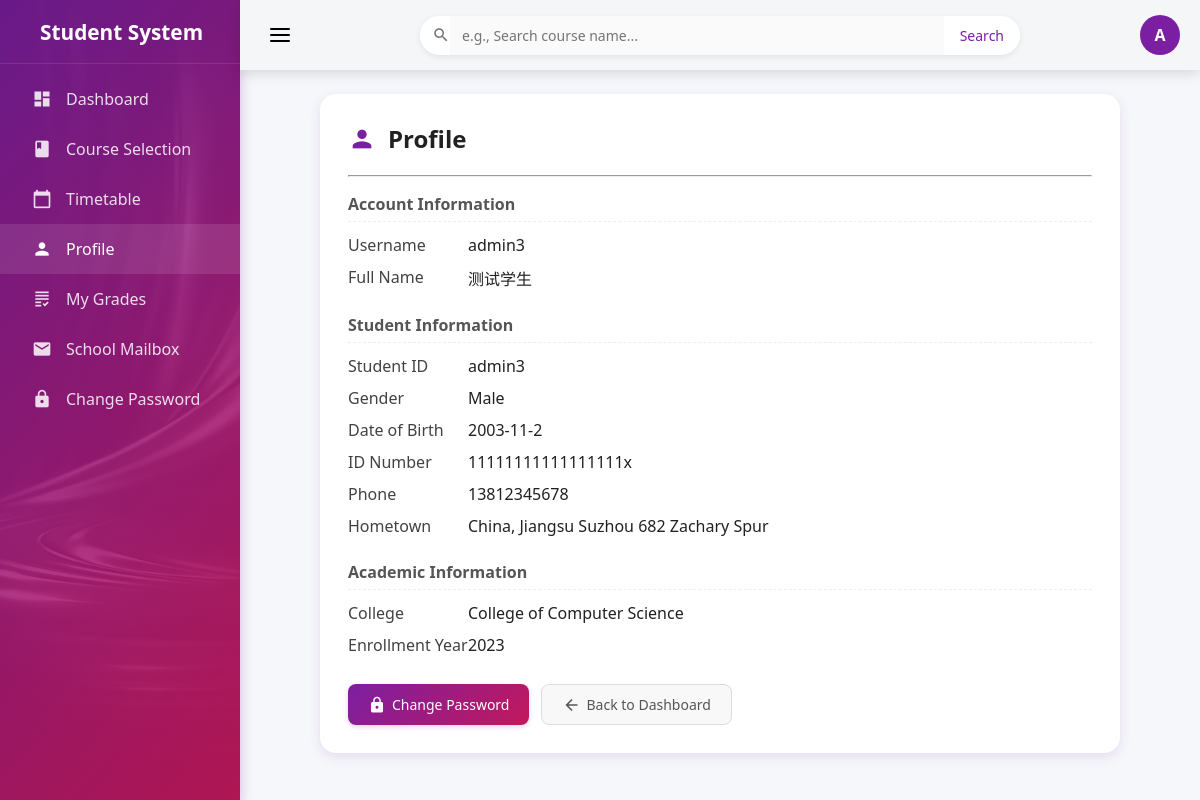
Screenshot of /profile (signed in) with the database file from the repository.
### tables this page shows
CREATE TABLE "student" (
	"student_id"	VARCHAR(20),
	"name"	VARCHAR(50) NOT NULL,
	"gender"	CHAR(1),
	"birth_date"	DATE,
	"phone"	VARCHAR(20),
	"hometown"	VARCHAR(50),
	"college_id"	VARCHAR(20),
	"id_card"	CHAR(18) NOT NULL UNIQUE,
	"enrollment_year"	INT,
	PRIMARY KEY("student_id"),
	FOREIGN KEY("college_id") REFERENCES "college"("college_id")
);

CREATE TABLE "college" (
	"college_id"	VARCHAR(20),
	"college_name"	VARCHAR(50) NOT NULL,
	"address"	TEXT,
	"phone"	VARCHAR(20),
	PRIMARY KEY("college_id"),
	UNIQUE("college_name")
);

### app/main.py (the view, shortened to what this page needs)
@main_bp.route('/profile')
def profile():
    if 'username' not in session:
        return redirect(url_for('auth.login'))
    username = session['username']
    role = session.get('role', 'student')
    conn = get_db_connection()
    user_info = {'role': role, 'username': username}
    if role == 'student':
        data = conn.execute("""
            SELECT s.student_id, s.name, s.gender, s.birth_date, s.phone,
                   s.hometown, s.id_card, c.college_name, s.enrollment_year
            FROM student s
            JOIN college c ON s.college_id = c.college_id
            WHERE s.student_id = (SELECT user_id FROM account WHERE username = ?)
        """, (username,)).fetchone()
        if data:
            user_info.update(dict(data))
    conn.close()
    conn.close()
    template = ''
    if role == 'student':
        template = 'student/profile.html'
    elif role == 'teacher':
        template = 'teacher/profile.html'
    else:  # 默认是管理员或其他角色
        template = 'admin/profile.html'
    return render_template(template, user=user_info)

### app/db.py (called while the page is built)
def get_db_connection():
    if 'db' not in g:
        g.db = sqlite3.connect(
            DATABASE,
            timeout=20.0,
            check_same_thread=False
        )
        g.db.row_factory = sqlite3.Row
        g.db.execute('PRAGMA foreign_keys = ON;')
    return g.db

### templates/student/profile.html (shortened to what this page needs)
{% extends "student/student_base.html" %}
{% block content %}
<div class="profile-card">
  <div class="profile-header">
    <i class="material-icons">person</i>
    <h2>Profile</h2>
  </div>
  <hr style="margin: 16px 0; border-color: #eee;">
  {% if user.role == 'admin' %}
    <div class="field-group">
      <div class="field-row">
        <span class="field-label">Username</span>
        <span class="field-value">{{ user.username }}</span>
      </div>
      <div class="field-row">
        <span class="field-label">Role</span>
        <span class="field-value">System Administrator</span>
      </div>
    </div>
    <p class="info-note">
      <i class="material-icons" style="font-size:16px;">info</i>
      Administrators do not need to maintain personal profiles.
    </p>
  {% elif user.role == 'student' %}
    <div class="field-group">
      <h3>Account Information</h3>
      <div class="field-row">
        <span class="field-label">Username</span>
        <span class="field-value">{{ user.username }}</span>
      </div>
      <div class="field-row">
        <span class="field-label">Full Name</span>
        <span class="field-value {% if not user.name %}empty{% endif %}">{{ user.name or 'Not filled' }}</span>
      </div>
    </div>
    <div class="field-group">
      <h3>Student Information</h3>
      <div class="field-row">
        <span class="field-label">Student ID</span>
        <span class="field-value {% if not user.student_id %}empty{% endif %}">{{ user.student_id or '—' }}</span>
      </div>
      <div class="field-row">
        <span class="field-label">Gender</span>
        <span class="field-value">
          {% if user.gender == 'M' %}Male
          {% elif user.gender == 'F' %}Female
          {% else %}<span class="empty">Unknown</span>{% endif %}
        </span>
      </div>
      <div class="field-row">
        <span class="field-label">Date of Birth</span>
        <span class="field-value {% if not user.birth_date %}empty{% endif %}">{{ user.birth_date or '—' }}</span>
      </div>
      <div class="field-row">
        <span class="field-label">ID Number</span>
        <span class="field-value {% if not user.id_card %}empty{% endif %}">{{ user.id_card or '—' }}</span>
      </div>
      <div class="field-row">
        <span class="field-label">Phone</span>
        <span class="field-value {% if not user.phone %}empty{% endif %}">{{ user.phone or '—' }}</span>
      </div>
      <div class="field-row">
        <span class="field-label">Hometown</span>
        <span class="field-value {% if not user.hometown %}empty{% endif %}">{{ user.hometown or '—' }}</span>
      </div>
    </div>
    <div class="field-group">
      <h3>Academic Information</h3>
      <div class="field-row">
        <span class="field-label">College</span>
        <span class="field-value {% if not user.college_name %}empty{% endif %}">{{ user.college_name or '—' }}</span>
      </div>
      <div class="field-row">
        <span class="field-label">Enrollment Year</span>
        <span class="field-value {% if not user.enrollment_year %}empty{% endif %}">{{ user.enrollment_year or '—' }}</span>
      </div>
    </div>
  {% endif %}
  <div class="action-buttons">
    <a href="{{ url_for('auth.change_password') }}" class="btn btn-primary">
      <i class="material-icons" style="font-size: 18px;">lock</i>
      Change Password
    </a>
    <a href="{{ url_for('main.dashboard') }}" class="btn btn-secondary">
      <i class="material-icons" style="font-size: 18px;">arrow_back</i>
      Back to Dashboard
    </a>
  </div>
</div>
{% endblock %}

### templates/student/profile.html (style rules this page uses)
.profile-card { background: white; border-radius: 16px; box-shadow: 0 4px 12px rgba(123, 31, 162, 0.12); padding: 28px; max-width: 800px; margin: 0 auto; }
.profile-header { display: flex; align-items: center; gap: 12px; margin-bottom: 20px; }
.profile-header i { font-size: 28px; color: #7b1fa2; }
.profile-header h2 { font-size: 24px; font-weight: 600; color: #212121; }
.field-group { margin-bottom: 24px; }
.field-group h3 { font-size: 16px; color: #555; margin-bottom: 12px; padding-bottom: 6px; border-bottom: 1px dashed #eee; }
.field-row { display: flex; margin-bottom: 10px; }
.field-label { width: 120px; font-weight: 500; color: #424242; flex-shrink: 0; }
.field-value { flex: 1; color: #212121; word-break: break-word; }
.btn { display: inline-flex; align-items: center; gap: 6px; padding: 10px 20px; border-radius: 8px; text-decoration: none; font-weight: 500; transition: all 0.2s ease; font-size: 14px; }
.btn-primary { background: linear-gradient(135deg, #7b1fa2, #c2185b); color: white; box-shadow: 0 2px 5px rgba(123, 31, 162, 0.2); }
.btn-secondary { background: #f8f8f8; color: #555; border: 1px solid #ddd; }
.action-buttons { margin-top: 28px; display: flex; gap: 12px; flex-wrap: wrap; }

### rows the page displays
student: name "测试学生", student_id "admin3", birth_date "2003-11-2", id_card "11111111111111111x", phone "13812345678", hometown "China, Jiangsu Suzhou 682 Zachary Spur", enrollment_year "2023"
college: college_name "College of Computer Science"

### other values shown
{{ session.username|first|upper }} "A"
{{ user.username }} "admin3"
